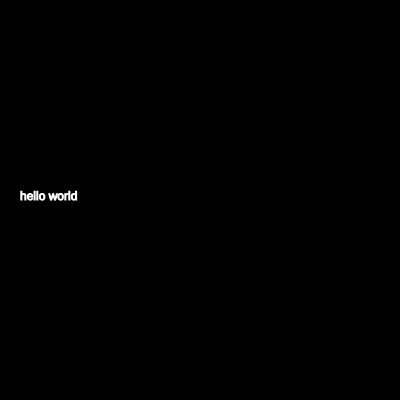
Frame 1 (no input)
Frame 60 (no input): identical to frame 1, image omitted
Frame 120 (the mouse pressed at the canvas centre since frame 60): identical to frame 1, image omitted

The p5.js sketch that drew this single still picture (run headless with seeded random() and noise() and a simulated clock; from frame 60 on, the mouse is pressed at the canvas centre):

// p5.js sketch
// ── sketch.js
function setup() {
  // put setup code here
createCanvas(400,400);
}

function draw() {
  // put drawing code here
stroke(255);
fill(255);
background(0);
text("hello world",20,height/2);
}
